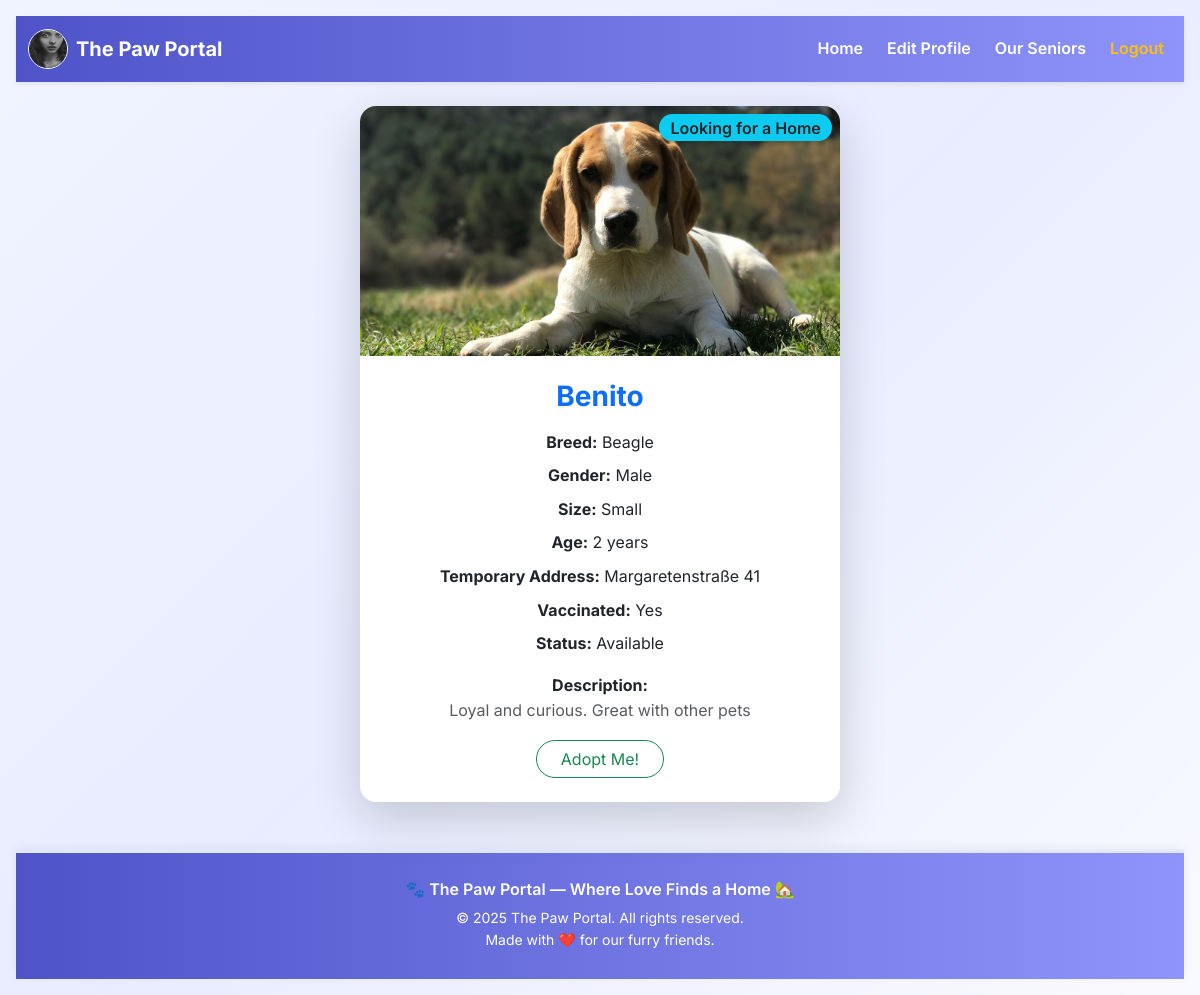
The app's page /details.php?id=6 (signed in), older data.
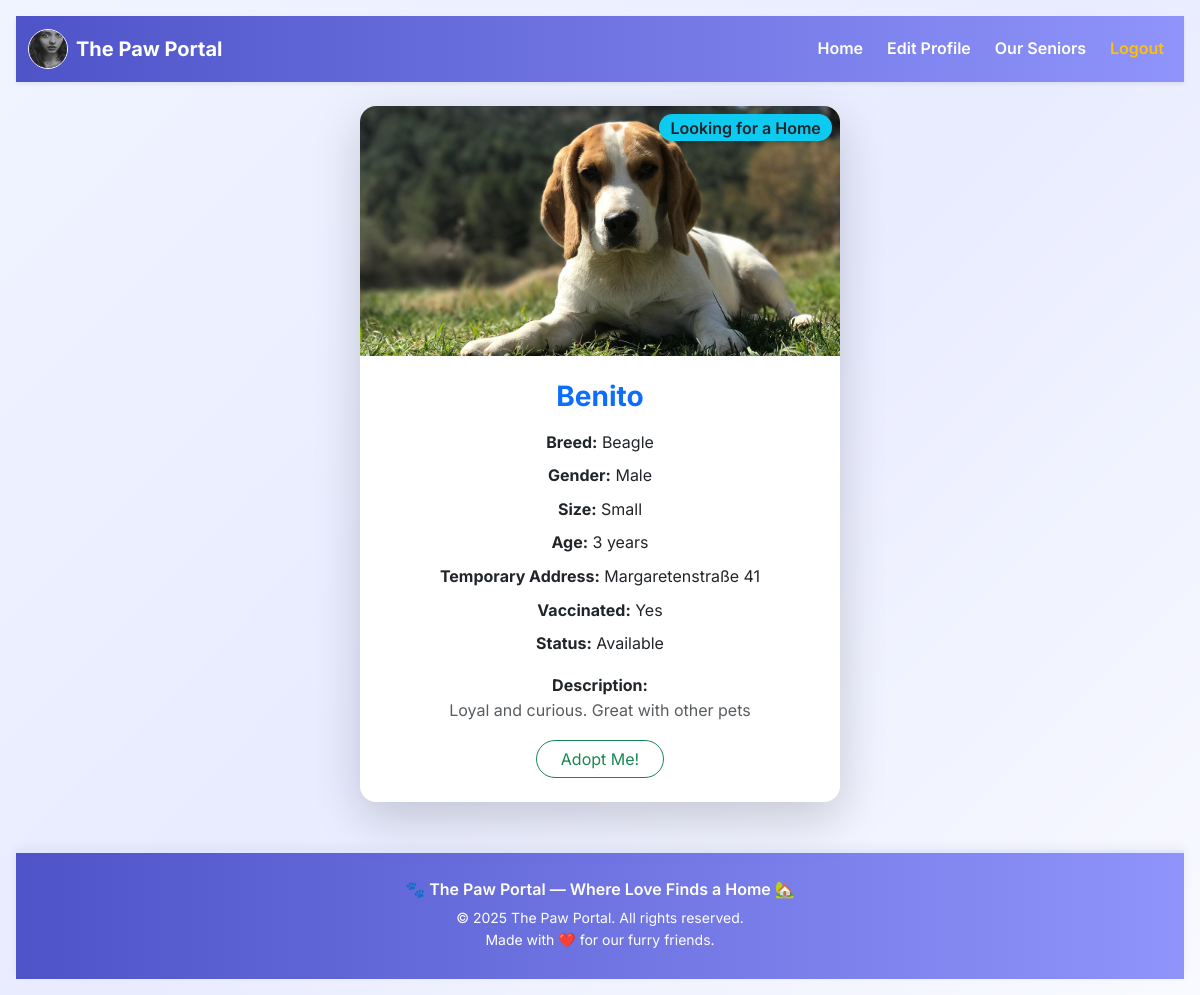
The same page, newer data.
### tables this page shows
CREATE TABLE `user` (
  `id` int(11) NOT NULL,
  `fname` varchar(100) NOT NULL,
  `lname` varchar(120) NOT NULL,
  `email` varchar(150) NOT NULL,
  `date_of_birth` date NOT NULL,
  `address` varchar(150) NOT NULL,
  `picture` varchar(255) NOT NULL,
  `password` varchar(255) NOT NULL,
  `status` enum('user','admin') DEFAULT 'user'
);

CREATE TABLE `pets` (
  `id` int(11) NOT NULL,
  `name` varchar(75) NOT NULL,
  `breed` varchar(75) NOT NULL,
  `gender` varchar(20) NOT NULL,
  `size` enum('X-Small','Small','Medium','Large','X-Large') NOT NULL,
  `age` tinyint(4) NOT NULL,
  `picture` varchar(255) NOT NULL,
  `address` varchar(100) NOT NULL,
  `vaccinated` enum('Yes','No') NOT NULL DEFAULT 'Yes',
  `description` text NOT NULL,
  `status` enum('Adopted','Available') NOT NULL
);

### details.php (the view, shortened to what this page needs)
<?php
require_once "db_connect.php";
$adminRow = null;
$userRow = null;
if (isset($_SESSION["user"])) {
    $userId = $_SESSION["user"];
    $userSql = "SELECT * FROM `user` WHERE id = $userId";
    $userResult = mysqli_query($connect, $userSql);
    $userRow = mysqli_fetch_assoc($userResult);
}
$id = $_GET["id"] ?? null;
$sql = "SELECT * FROM pets WHERE id =$id";
$result = mysqli_query($connect, $sql);
$row = mysqli_fetch_assoc($result);
?>
<!DOCTYPE html>
<html lang="en">
<head>
    <link href="https://cdn.jsdelivr.net/npm/bootstrap@5.3.6/dist/css/bootstrap.min.css" rel="stylesheet">
    <link rel="stylesheet" href="../css/styles.css">
</head>
<body>
    <nav class="navbar navbar-expand-lg custom-navbar shadow-sm sticky-top">
        <div class="container-fluid">
            <a class="navbar-brand d-flex align-items-center gap-2" href="dashboard.php">
                <?php if ($adminRow): ?>
                    <img src="img/<?= $adminRow["picture"] ?>" alt="admin pic" width="40" height="40"
                        class="rounded-circle border border-light">
                <?php elseif ($userRow): ?>
                    <img src="img/<?= $userRow["picture"] ?>" alt="user pic" width="40" height="40"
                        class="rounded-circle border border-light">
                <?php endif; ?>
                <span class="fw-bold text-white">The Paw Portal</span>
            </a>
            <div class="collapse navbar-collapse" id="navbarNavDropdown">
                <ul class="navbar-nav ms-auto mb-2 mb-lg-0 gap-2">
                    <li class="nav-item">
                        <?php if ($adminRow): ?>
                            <a class="nav-link text-white fw-semibold" href="../dashboard.php">Dashboard</a>
                        <?php elseif ($userRow): ?>
                            <a class="nav-link text-white fw-semibold" href="home.php">Home</a>
                        <?php endif; ?>
                    </li>
                    <li class="nav-item">
                        <?php if ($adminRow): ?>
                            <a class="nav-link text-white fw-semibold" href="update.php?id=<?= $adminRow["id"] ?>">Edit Profile</a>
                        <?php elseif ($userRow): ?>
                            <a class="nav-link text-white fw-semibold" href="update.php?id=<?= $userRow["id"] ?>">Edit Profile</a>
                        <?php endif; ?>
                    </li>
                    <?php if ($userRow): ?>
                        <li class="nav-item">
                            <a class="nav-link text-white fw-semibold" href="seniors.php">Our Seniors</a>
                        </li>
                    <?php endif; ?>
                    <li class="nav-item">
                        <a class="nav-link text-warning fw-semibold" href="../logout.php?logout">Logout</a>
                    </li>
                </ul>
            </div>
        </div>
    </nav>
    <div class="container mt-4 mb-5 d-flex justify-content-center">
        <div class="card shadow-lg border-0 rounded-4 position-relative text-center" style="width: 30rem;">
            <div class="position-absolute top-0 end-0 m-2 badge bg-info text-dark fs-6">Looking for a Home</div>
            <img src="img/<?= $row["picture"] ?>" class="card-img-top rounded-top-4" alt="<?= $row["name"] ?>" style="height: 250px; object-fit: cover;">
            <div class="card-body p-4">
                <h3 class="card-title text-primary fw-bold mb-3"><?= $row["name"] ?></h3>
                <p class="card-text mb-2"><strong>Breed:</strong> <?= $row["breed"] ?></p>
                <p class="card-text mb-2"><strong>Gender:</strong> <?= $row["gender"] ?></p>
                <p class="card-text mb-2"><strong>Size:</strong> <?= $row["size"] ?></p>
                <p class="card-text mb-2"><strong>Age:</strong> <?= $row["age"] ?> years</p>
                <p class="card-text mb-2"><strong>Temporary Address:</strong> <?= $row["address"] ?></p>
                <p class="card-text mb-2"><strong>Vaccinated:</strong> <?= $row["vaccinated"] ?></p>
                <p class="card-text mb-2"><strong>Status:</strong> <?= $row["status"] ?></p>
                <p class="card-text mt-3"><strong>Description:</strong><br><span class="text-muted"><?= $row["description"] ?></span></p>
                <?php if (!isset($_SESSION["admin"])): ?>
                    <a href="adopt.php?id=<?= $row['id'] ?>" class="btn btn-outline-success rounded-pill px-4">Adopt Me!</a>
                <?php endif; ?>
            </div>
        </div>
    </div>
    <footer class="custom-footer text-center text-white py-4 mt-5">
        <div class="container">
            <p class="mb-1 fw-semibold">🐾 The Paw Portal — Where Love Finds a Home 🏡</p>
            <p class="mb-0 small">&copy; <?= date("Y") ?> The Paw Portal. All rights reserved.</p>
            <p class="small">Made with ❤️ for our furry friends.</p>
        </div>
    </footer>
</body>
</html>

### css/styles.css (style rules this page uses)
body { font-family: 'Inter', -apple-system, BlinkMacSystemFont, 'Segoe UI', Roboto, Oxygen, Ubuntu, Cantarell, 'Open Sans', 'Helvetica Neue', sans-serif; color: #333; line-height: 1.6; background: linear-gradient(135deg, #f0f4ff, #e9ecff, #f9faff); transition: background 0.3s ease; min-height: 100vh; padding: 1rem; background-color: #f0f4ff; }
.custom-navbar { background: linear-gradient(90deg, #4e54c8, #8f94fb); }
.custom-navbar .nav-link { transition: 0.3s ease; }
.custom-navbar .navbar-brand span { font-size: 1.25rem; }
.card-img-top { transition: transform 0.3s ease; }
.card-img-top { width: 100%; height: 180px; object-fit: cover; object-position: center; border-top-left-radius: 1rem; border-top-right-radius: 1rem; }
.badge { font-size: 0.75rem; font-weight: 600; border-radius: 999px; padding: 0.35em 0.7em; box-shadow: 0 2px 4px rgba(0,0,0,0.15); }
.custom-footer { background: linear-gradient(90deg, #4e54c8, #8f94fb); color: white; font-family: 'Inter', sans-serif; border-top: 3px solid #e0e7ff; box-shadow: 0 -3px 10px rgba(0, 0, 0, 0.05); }
.custom-footer p { margin-bottom: 0.25rem; transition: opacity 0.3s ease; }

Row changes from the older to the newer data that the page shows:
changed pets "Benito": age "2" → "3"
